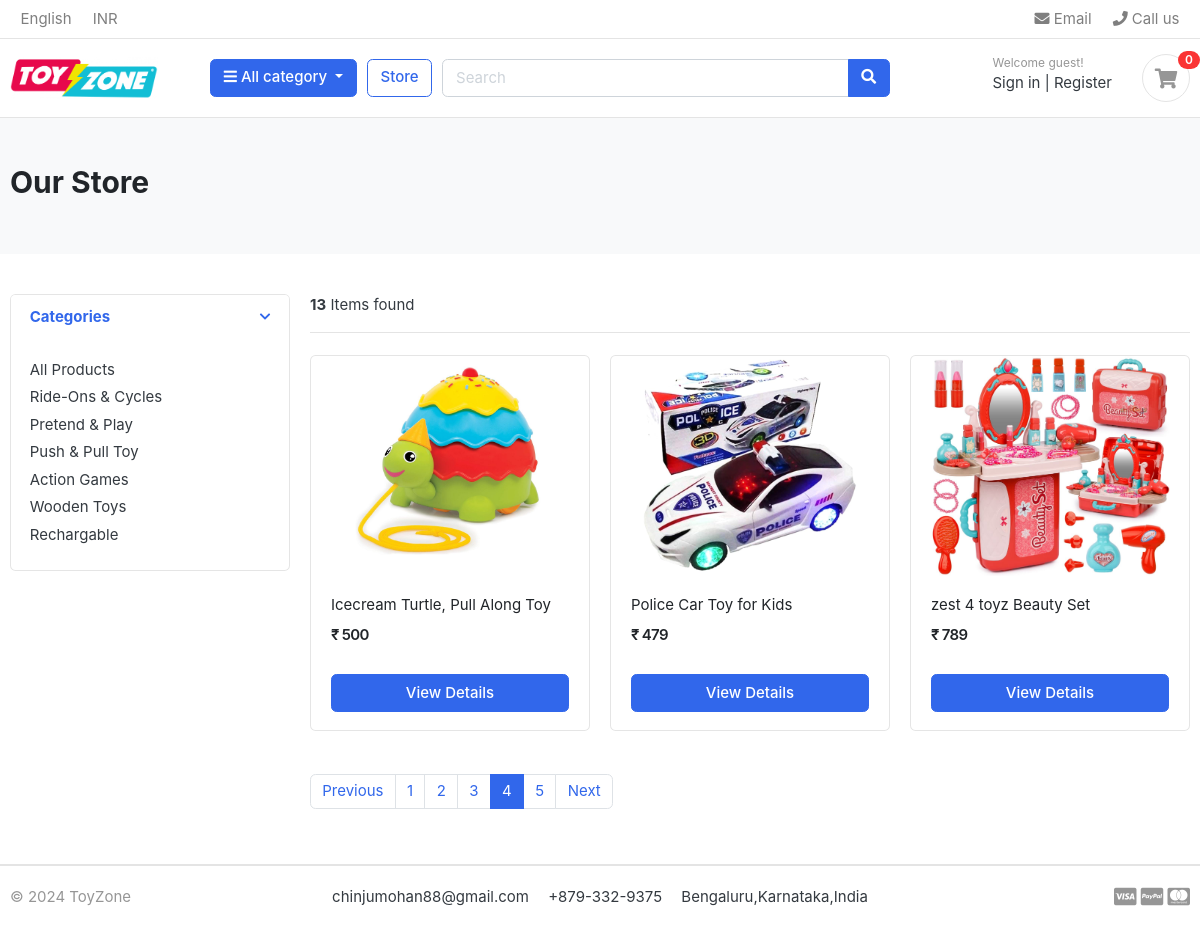
Page /store/?page=4 on the committed database.
### core/models.py (models this page shows, shortened)
class Category(models.Model):
    category_name = models.CharField(max_length=50, unique=True)
    slug = models.SlugField(max_length=100, unique=True)
    description = models.TextField(max_length=255, blank=True)
    cart_image = models.ImageField(upload_to='photos/categories', blank=True, validators=[validate_image_file_extension])
    class Meta:
        verbose_name = 'category'
        verbose_name_plural = 'categories'
    def get_url(self):
            return reverse('products_by_category',args=[self.slug])

### store/models.py (models this page shows, shortened)
class Product(models.Model):
    product_name    = models.CharField(max_length=200, unique=True)
    slug            = models.SlugField(max_length=200, unique=True)
    description     = models.TextField(max_length=500, blank=True)
    price           = models.IntegerField()
    images          = models.ImageField(upload_to='photos/products')
    stock           = models.IntegerField()
    is_available    = models.BooleanField(default=True)
    category        = models.ForeignKey(Category, on_delete=models.CASCADE)
    created_date    = models.DateTimeField(auto_now_add=True)
    modified_date   = models.DateTimeField(auto_now=True)
    def get_url(self):
        return reverse('product_detail', args=[self.category.slug, self.slug])

### store/views.py (the view)
# urls.py: path('store/',include('store.urls')),
def store(request, category_slug=None):
    categories = None
    products = None
    if category_slug != None:
        categories = get_object_or_404(Category, slug=category_slug)
        products = Product.objects.filter(category=categories, is_available=True)
        paginator = Paginator(products, 1)
        page = request.GET.get('page')
        paged_products = paginator.get_page(page)
        product_count = products.count()
    else:
        products = Product.objects.all().filter(is_available=True).order_by('id')
        paginator = Paginator(products, 3)
        page = request.GET.get('page')
        paged_products = paginator.get_page(page)
        product_count = products.count()
    context = {
        'products': paged_products,
        'product_count': product_count,
    }
    return render(request, 'store/store.html', context)

### carts/context_processors.py (called while the page is built)
def counter(request):
    cart_count = 0
    if 'admin' in request.path:
        return {}
    else:
        try:
            cart = Cart.objects.filter(cart_id=_cart_id(request))
            if request.user.is_authenticated:
                cart_items = CartItem.objects.all().filter(user=request.user)
            else:
                cart_items = CartItem.objects.all().filter(cart=cart[:1])
            for cart_item in cart_items:
                cart_count += cart_item.quantity
        except Cart.DoesNotExist:
            cart_count = 0
    return dict(cart_count=cart_count)

### carts/views.py (called while the page is built)
def _cart_id(request):
    cart = request.session.session_key
    if not cart:
        cart = request.session.create()
    return cart

### core/context_processors.py (called while the page is built)
def menu_links(request):
    links=Category.objects.all()
    return dict(links=links)

### store/templates/store/store.html (shortened to what this page needs)
{% extends 'base.html' %}
{% load static %}
{% block content %}
    <section class="section-pagetop bg">
        <div class="container">
            {% if 'search' in request.path %}
                <h2 class="title-page">Search Result</h2>
                {% else %}
                    <h2 class="title-page">Our Store</h2>
            {% endif %}
        </div>
    </section>
    <section class="section-content padding-y">
        <div class="container">
            <div class="row">
                <aside class="col-md-3">
                    <div class="card">
                        <article class="filter-group">
                            <header class="card-header">
                                <a href="#" data-toggle="collapse" data-target="#collapse_1" aria-expanded="true"
                                   class="">
                                    <i class="icon-control fa fa-chevron-down"></i>
                                    <h6 class="title">Categories</h6>
                                </a>
                            </header>
                            <div class="filter-content collapse show" id="collapse_1">
                                <div class="card-body">
                                    <ul class="list-menu">
                                        <li><a href="{% url 'store' %}">All Products </a></li>
                                        {% for category in links %}
                                            <li><a href="{{category.get_url}}">{{category.category_name}} </a></li>
                                        {% endfor %}
                                    </ul>
                                </div>
                            </div>
                        </article>
                    </div>
                </aside>
                <main class="col-md-9">
                    <header class="border-bottom mb-4 pb-3">
                        <div class="form-inline">
                            <span class="mr-md-auto"><b>{{product_count}}</b> Items found </span>
                        </div>
                    </header>
                    <div class="row">
                        {% if products %}
                        {% for product in products %}
                        <div class="col-md-4">
                            <figure class="card card-product-grid">
                                <div class="img-wrap">
                                    <a href="{{product.get_url}}"><img src="{{product.images.url}}"></a>
                                </div>
                                <figcaption class="info-wrap">
                                    <div class="fix-height">
                                        <a href="{{product.get_url}}" class="title">{{product.product_name}}</a>
                                        <div class="price-wrap mt-2">
                                            <span class="price">₹ {{product.price}}</span>
                                        </div>
                                    </div>
                                    <a href="{{ product.get_url }}" class="btn btn-block btn-primary">View Details </a>
                                </figcaption>
                            </figure>
                        </div>
                        {% endfor %}
                        {% else %}
                        <div>
                            <h2>Sorry! No Result Found. Please Try again!</h2>
                        </div>
                        {% endif %}
                    </div>
                    <nav class="mt-4" aria-label="Page navigation sample">
                        {% if products.has_other_pages %}
                            <ul class="pagination">
                                {% if products.has_previous %}
                                    <li class="page-item"><a class="page-link" href="?page={{products.previous_page_number}}">Previous</a></li>
                                    {% else %}
                                    <li class="page-item disabled"><a class="page-link" href="#">Previous</a></li>
                                {% endif %}
                                {% for i in products.paginator.page_range %}
                                    {% if products.number == i %}
                                        <li class="page-item active"><a class="page-link" href="#">{{i}}</a></li>
                                        {% else %}
                                        <li class="page-item"><a class="page-link" href="?page={{i}}">{{i}}</a></li>
                                    {% endif%}
                                {% endfor %}
                                {% if products.has_next %}
                                    <li class="page-item"><a class="page-link" href="?page={{products.next_page_number}}">Next</a></li>
                                    {% else %}
                                    <li class="page-item disabled"><a class="page-link" href="#">Next</a></li>
                                {% endif %}
                            </ul>
                        {% endif %}
                    </nav>
                </main>
            </div>
        </div>
    </section>
{% endblock %}

### core/static/css/ui.css (style rules this page uses)
html { font-family: "Inter", sans-serif; font-size: 15px; }
.img-wrap { text-align: center; display: block; }
.img-wrap img { max-width: 100%; }
.price-wrap { letter-spacing: -0.7px; }
.padding-y { padding-top: 40px; padding-bottom: 40px; }
figure { margin-bottom: 0; }
article:after, .form-group:after { display: block; clear: both; content: ""; }
.bg { background-color: #f8f9fa; }
.title-page { color: #212529; }
[class*=list-] li:after { visibility: hidden; display: block; content: ""; overflow: hidden; height: 0; clear: both; }
.list-menu { list-style: none; margin: 0; padding-left: 0; }
.list-menu li { margin-bottom: 5px; }
.list-menu a { color: #343a40; }
[class*=card-product] a.title { color: #212529; display: block; }
[class*=card-product] .img-wrap { overflow: hidden; position: relative; }
[class*=card-product] .img-wrap img { height: 100%; max-width: 100%; width: auto; display: inline-block; -o-object-fit: cover; object-fit: cover; }
.card-product-grid { margin-bottom: 20px; }
.card-product-grid .img-wrap { border-radius: 0.2rem 0.2rem 0 0; height: 220px; }
.card-product-grid .info-wrap { overflow: hidden; padding: 18px 20px; }
.card-product-grid .fix-height { height: 80px; overflow: hidden; }
.card .img-wrap { overflow: hidden; }
.price { font-weight: 600; color: #212529; }
.icon-control { margin-top: 5px; float: right; font-size: 80%; }
.card-header .title { margin-bottom: 0; line-height: 1.5; }
.filter-group { border-bottom: 1px solid #e4e4e4; }
.filter-group .card-header { border-bottom: 0; }
.filter-group:last-child { border-bottom: 0; }
.section-pagetop { padding: 45px 0; }

### rows in the picture
Category: category_name "Ride-Ons & Cycles"
Category: category_name "Pretend & Play"
Category: category_name "Push & Pull Toy"
Category: category_name "Action Games"
Category: category_name "Wooden Toys"
Category: category_name "Rechargable"
Product: images (picture), product_name "Icecream Turtle, Pull Along Toy", price "500"
Product: images (picture), product_name "Police Car Toy for Kids", price "479"
Product: images (picture), product_name "zest 4 toyz Beauty Set", price "789"

### other values in the picture
{{ cart_count }} "0"
{{ product_count }} "13"
{{ i }} "1" "2" "3" "5"
{{ i }} "4"
